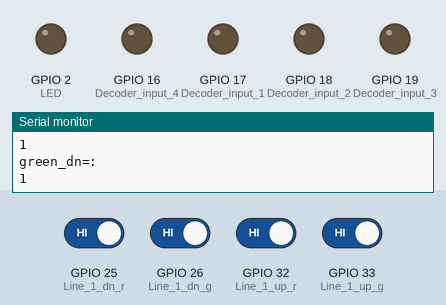
A sketch run on a simulated ESP32. Parts: output pins drawn as LEDs (lit = HIGH), the last lines printed to the serial monitor. Dashed ring = blinking. The test bench sets the inputs (shaded band); at power-on: GPIO 25 (Line_1_dn_r), GPIO 26 (Line_1_dn_g), GPIO 32 (Line_1_up_r), GPIO 33 (Line_1_up_g) HIGH.

Above: at 2.8 s.
2.9 s: GPIO 25 (Line_1_dn_r) driven LOW and GPIO 32 (Line_1_up_r) driven LOW
At 6.9 s:
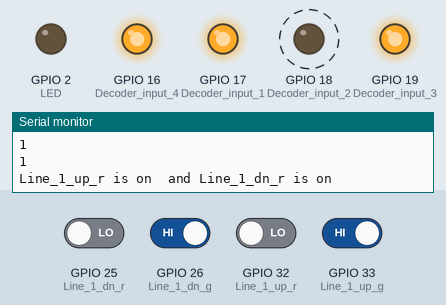
7.0 s: GPIO 25 (Line_1_dn_r) driven HIGH
At 7.7 s:
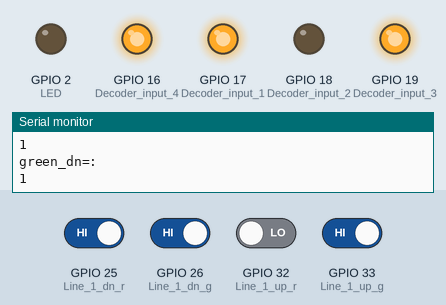
8.5 s: GPIO 26 (Line_1_dn_g) driven LOW
At 11.7 s:
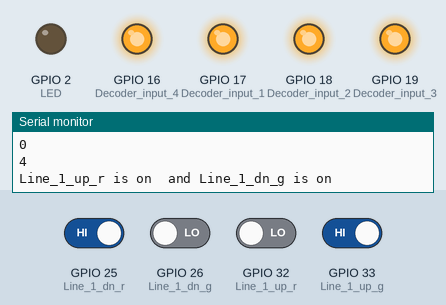
12.5 s: GPIO 26 (Line_1_dn_g) driven HIGH
14.5 s: GPIO 25 (Line_1_dn_r) driven LOW
At 17.2 s:
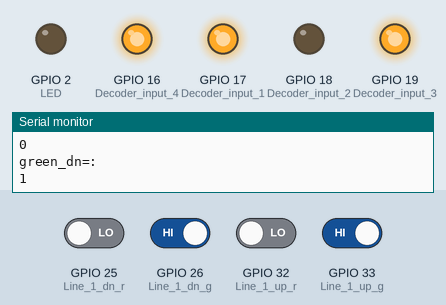
18.6 s: GPIO 32 (Line_1_up_r) driven HIGH and GPIO 33 (Line_1_up_g) driven LOW
At 20.8 s:
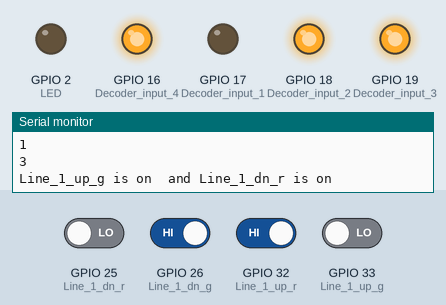
Timing chart, 0 to 23.7 s (numbered marks = the images above; inputs shaded):
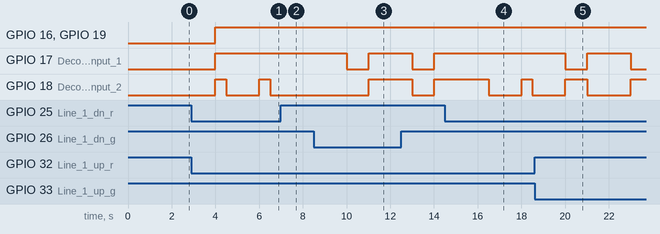

Measured:
- after the input at 2.9 s, GPIO 16 (Decoder_input_4), GPIO 17 (Decoder_input_1), GPIO 19 (Decoder_input_3): LOW → HIGH after 1.1 s; GPIO 18 (Decoder_input_2): alternates HIGH for 0.50 s and LOW for 1.5 s, starting after 1.1 s
- after the input at 7.0 s, GPIO 18 (Decoder_input_2): stays LOW (without the input it goes to HIGH after 1.0 s)
- after the input at 8.5 s, GPIO 17 (Decoder_input_1): HIGH → LOW after 1.5 s, → HIGH 1.0 s later; GPIO 18 (Decoder_input_2): LOW → HIGH after 2.5 s
- after the input at 14.5 s, GPIO 18 (Decoder_input_2): HIGH → LOW after 2.0 s, → HIGH 1.5 s later, → LOW 0.50 s later
- after the input at 18.6 s, GPIO 17 (Decoder_input_1): HIGH → LOW after 1.4 s, → HIGH 1.0 s later, → LOW 2.0 s later

The sketch:

TRial_23_November_2023.ino
```cpp
#define LED 2
//int s0 = 1;
//int s1 = 1;
//int s2 = 1;
//int s3 = 1;

const int Line_1_up_r = 32;

const int Line_1_up_g = 33;

const int Line_1_dn_r = 25;

const int Line_1_dn_g = 26;


const int Decoder_input_1 = 17;//LSB
const int Decoder_input_2 = 18;
const int Decoder_input_3 = 19;
const int Decoder_input_4 = 16;//MSB- Enable pin

int Line_1_up_r_State = 0 ;
int Line_1_up_g_State = 0;
int Line_1_dn_r_State = 0;
int Line_1_dn_g_State = 0;


void setup() {
//  My_timer = timerBegin(0, 80, true);
//  timerAttachInterrupt(My_timer, &onTimer, true);
//  timerAlarmWrite(My_timer, 15000, true);
//  timerAlarmEnable(My_timer);


  pinMode(Decoder_input_1, OUTPUT);
  pinMode(Decoder_input_2, OUTPUT);
  pinMode(Decoder_input_3, OUTPUT);
  pinMode(Decoder_input_4, OUTPUT);
  pinMode(Line_1_up_r, INPUT_PULLUP);
  pinMode(Line_1_up_g, INPUT_PULLUP);
  pinMode(Line_1_dn_r, INPUT_PULLUP);
  pinMode(Line_1_dn_g, INPUT_PULLUP);
  pinMode(LED, OUTPUT);
   Serial.begin(115200);

}

void loop() {
  // put your main code here, to run repeatedly:int Line_1_up_r_State = digitalRead(Line_1_up_r);
  int Line_1_up_r_State = digitalRead(Line_1_up_r); // R1 led - 0000
  int Line_1_up_g_State = digitalRead(Line_1_up_g);// G1 led - 0001

  int Line_1_dn_r_State = digitalRead(Line_1_dn_r);// R2 - 0010
  int Line_1_dn_g_State = digitalRead(Line_1_dn_g); // G2 - 0011

  Serial.println("Red_up=:");
  Serial.println(Line_1_up_r_State);
  Serial.println("green_up=:");
  Serial.println(Line_1_up_g_State);
  Serial.println("Red_dn=:");
  Serial.println(Line_1_dn_r_State);
  Serial.println("green_dn=:");
  Serial.println(Line_1_dn_g_State);
  delay(1000);


//Signals are Active low

// 0101
  if (Line_1_up_r_State == 0 && Line_1_up_g_State == 1 && Line_1_dn_r_State == 0 && Line_1_dn_g_State == 1 )
  { Serial.println("1");
    Serial.println("Line_1_up_r is on  and Line_1_dn_r is on ");


      digitalWrite(Decoder_input_1, HIGH);
      digitalWrite(Decoder_input_2, HIGH);
      digitalWrite(Decoder_input_3, HIGH);  //0000 Red up
      digitalWrite(Decoder_input_4, HIGH);

      delay(500);

      digitalWrite(Decoder_input_1, HIGH);
      digitalWrite(Decoder_input_2, LOW);
      digitalWrite(Decoder_input_3, HIGH);   //0010 Red down
      digitalWrite(Decoder_input_4, HIGH);

      delay(500);
  }

// 1010
  if (Line_1_up_r_State == 1 && Line_1_up_g_State == 0 && Line_1_dn_r_State == 1 && Line_1_dn_g_State == 0 )

  { Serial.println("2");
    Serial.println("Line_1_up_g is on  and Line_1_dn_g is on ");

    digitalWrite(Decoder_input_1, LOW);
    digitalWrite(Decoder_input_2, HIGH);
    digitalWrite(Decoder_input_3, HIGH);   //0001 Green up
    digitalWrite(Decoder_input_4, HIGH);

    delay(1000);

    digitalWrite(Decoder_input_1, LOW);
    digitalWrite(Decoder_input_2, LOW);
    digitalWrite(Decoder_input_3, HIGH);  //0011 Green down
    digitalWrite(Decoder_input_4, HIGH);

    delay(1000);
  }

// 1001
  if (Line_1_up_r_State == 1 && Line_1_up_g_State == 0 && Line_1_dn_r_State == 0 && Line_1_dn_g_State == 1 )

  { Serial.println("3");
    Serial.println("Line_1_up_g is on  and Line_1_dn_r is on ");

    digitalWrite(Decoder_input_1, LOW);
    digitalWrite(Decoder_input_2, HIGH);
    digitalWrite(Decoder_input_3, HIGH);   //0001 Green up
    digitalWrite(Decoder_input_4,HIGH);

    delay(1000);

    digitalWrite(Decoder_input_1,HIGH );
    digitalWrite(Decoder_input_2, LOW);
    digitalWrite(Decoder_input_3, HIGH);  //0010 Red down
    digitalWrite(Decoder_input_4, HIGH);

    delay(1000);
  }

// 0110
  if (Line_1_up_r_State == 0 && Line_1_up_g_State == 1 && Line_1_dn_r_State == 1 && Line_1_dn_g_State == 0 )

  { Serial.println("4");
    Serial.println("Line_1_up_r is on  and Line_1_dn_g is on ");

    digitalWrite(Decoder_input_1, LOW);
    digitalWrite(Decoder_input_2, LOW);
    digitalWrite(Decoder_input_3, HIGH);   //0000 Red up
    digitalWrite(Decoder_input_4, HIGH);

    delay(1000);

    digitalWrite(Decoder_input_1, HIGH);
    digitalWrite(Decoder_input_2, HIGH);
    digitalWrite(Decoder_input_3, HIGH);  //0011 Green down
    digitalWrite(Decoder_input_4, HIGH);

    delay(1000);
  }


}
```
